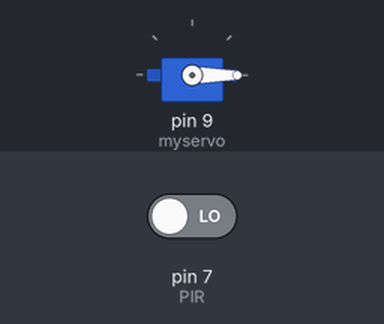
The sketch below on a simulated Arduino Uno, built with avr-gcc and run on an emulated ATmega328P. Shown: servo. The inputs (shaded band) are chosen by the test bench; at power-on: pin 7 (PIR) LOW.

Above: at 1.2 s.
1.3 s: pin 7 (PIR) driven HIGH
At 2.4 s:
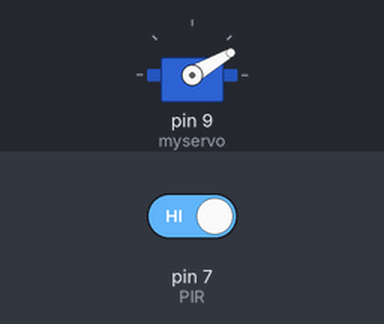
2.8 s: pin 7 (PIR) driven LOW
At 6.7 s:
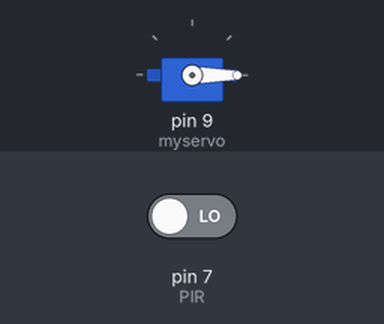
Timing chart, 0 to 8.2 s (numbered marks = the images above; inputs shaded):
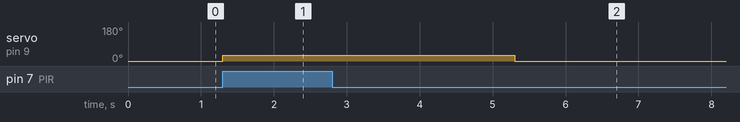

The sketch:

PIR_senser_control_servo.ino
```cpp
                                                                         //Aarzoo islam's programming

#include <Servo.h>

Servo myservo;

int pos = 0;

int PIR = 7;

void setup() {

  Serial.begin(9600);
  Serial.println();


  myservo.attach(9);

  myservo.write(0);

  pinMode(PIR, INPUT);

}
void loop() {

  int value = digitalRead(PIR);

  if(value == HIGH) {

    myservo.write(30);


    delay(4000);

  }

  else {

    myservo.write(0);

  }

}
```

Measured:
- after the input at 1.3 s, servo on pin 9 (myservo): 0° → 30° at once
- after the input at 2.8 s, servo on pin 9 (myservo): 30° → 0° after 2.5 s
